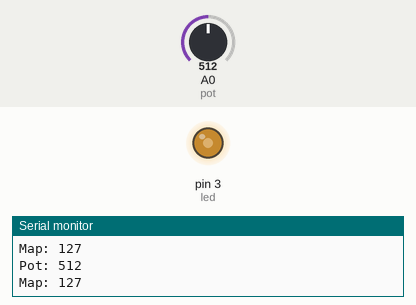
A sketch run on a simulated Arduino Uno, built with avr-gcc and run on an emulated ATmega328P. Shown: output pins drawn as LEDs (lit = HIGH), the last lines printed to the serial monitor. The inputs (shaded band) are chosen by the test bench; at power-on: A0 (pot) = 512.

Above: at 1.2 s.
1.3 s: A0 (pot) set to 716
At 1.8 s:
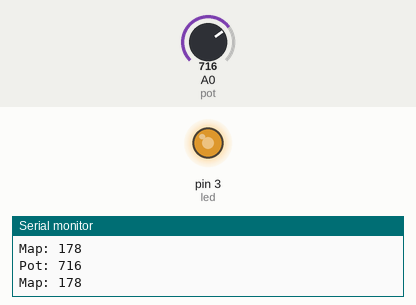
2.8 s: A0 (pot) set to 900
At 3.3 s:
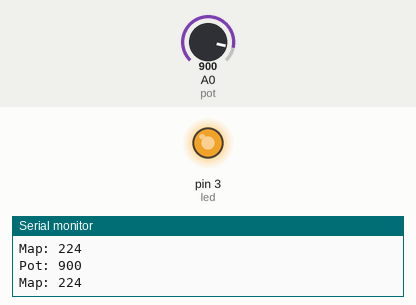
4.3 s: A0 (pot) set to 122
At 4.8 s:
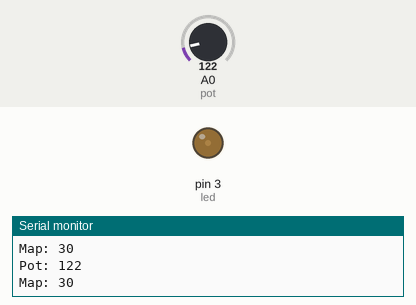
5.8 s: A0 (pot) set to 0
At 6.2 s:
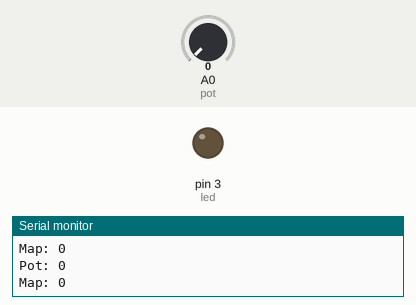
7.3 s: A0 (pot) set to 511
At 7.6 s:
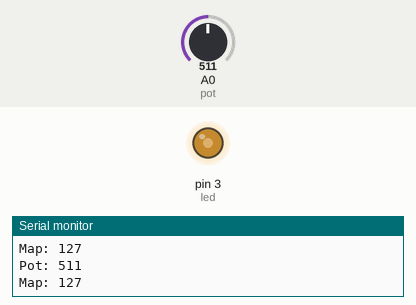
Timing chart, 0 to 9.8 s (numbered marks = the images above; inputs shaded):
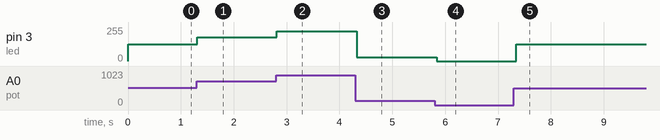

The sketch:

codigo.ino
```cpp
const int led = 3;
const int pot = 0;

void setup()
{
   pinMode(3, OUTPUT);
   Serial.begin(9600);
}

void loop ()
{
  int var = analogRead(pot);
  int var2 = map(var, 0, 1023, 0, 255);
  analogWrite (led, var2);
  Serial.print("Pot: ");
  Serial.println(var);
  Serial.print("Map: ");
  Serial.println(var2);
  Serial.println("");
  delay(100);
}
```

Measured:
- after the input at 1.3 s, pin 3 (led): 127/255 → 178/255 at once
- after the input at 2.8 s, pin 3 (led): 178/255 → 224/255 at once
- after the input at 4.3 s, pin 3 (led): 224/255 → 30/255 at once
- after the input at 5.8 s, pin 3 (led): 30/255 → 0/255 at once
- after the input at 7.3 s, pin 3 (led): 0/255 → 127/255 at once
